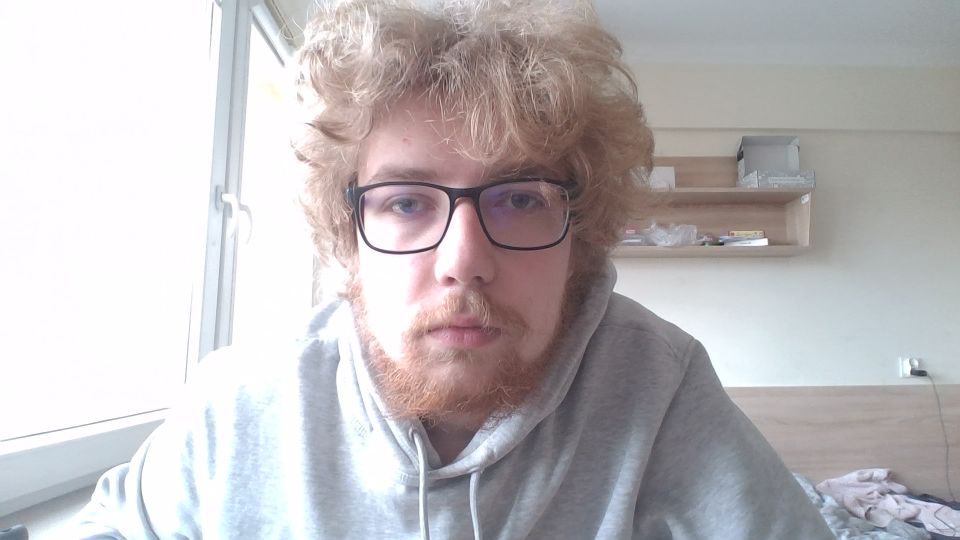
#> input picture Python/Face ID/known_face.jpg, 1920 x 1080 px, given in place of the camera (shown at 1/2 size)
$ python main.py
#> lines starting #> are read from the running program, lines starting #| are printed output that depends on the picture; after the words box and inside, x2 and y2 are one past the last pixel; in counts of white or black regions, pixels touching at a corner belong together
import json
import cv2

# Load pre-trained Haar cascade classifiers for face and smile detection
face_cascade = cv2.CascadeClassifier(cv2.data.haarcascades + 'haarcascade_frontalface_default.xml')
smile_cascade = cv2.CascadeClassifier(cv2.data.haarcascades + 'haarcascade_smile.xml')

# Initialize webcam
cap = cv2.VideoCapture(0)
if not cap.isOpened():
    print("Camera not found")
    exit()

# Initialize previous frame for motion detection
prev_frame = None
motion_detection_value = 10000

# Smile detection stabilization counters
smile_counter = 0
no_smile_counter = 0
threshold = 5

# Last known detection states
last_smile_status = None
last_move_status = None
last_saved_detection_info = {}


def save_detection_data(data, filename="detection_data.json"):
    """
    Save the detection result dictionary to a JSON file.

    Args:
        data (dict): A dictionary containing detection status.
        filename (str): File path to save the detection results.
    """
    try:
        with open(filename, "w") as f:
            json.dump(data, f)
    except Exception as e:
        print("Error writing to file:", e)


while True:
    ret, frame = cap.read()
#> frame is the input picture: shape (1080, 1920, 3); mean B, G, R 186.2, 184, 188.4
    if not ret:
        break

    frame = cv2.resize(frame, (640, 480))
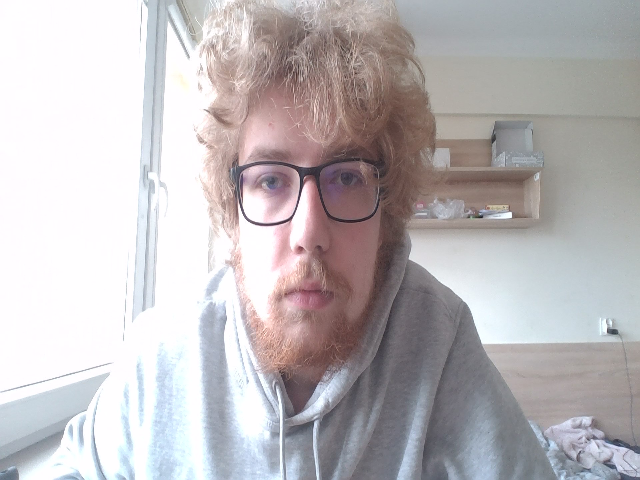
#> frame: shape (480, 640, 3); mean B, G, R 186.2, 184, 188.4
    gray = cv2.cvtColor(frame, cv2.COLOR_BGR2GRAY)
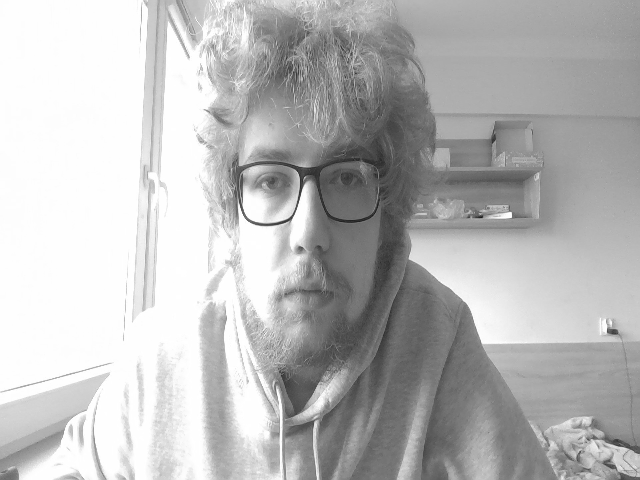
#> gray: shape (480, 640); min 26, max 255, mean 185.6

    # Apply CLAHE to enhance contrast
    clahe = cv2.createCLAHE(clipLimit=2.0, tileGridSize=(8, 8))
    gray = clahe.apply(gray)
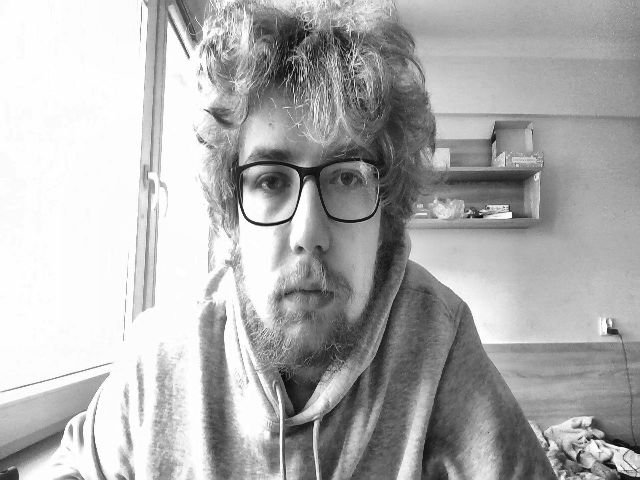
#> gray: shape (480, 640); min 9, max 255, mean 175.7

    detection_info = {
        "face_detected": False,
        "smile_detected": False,
        "movement_detected": False
    }

    # Face detection with adjusted parameters
    faces = face_cascade.detectMultiScale(gray, scaleFactor=1.05, minNeighbors=3, minSize=(80, 80))
#> faces = [[392, 184, 106, 106]]
    if len(faces) == 0:
        smile_counter = 0
        no_smile_counter = 0
        if last_smile_status != "no_face":
            print("No face detected")
            last_smile_status = "no_face"
    else:
        detection_info["face_detected"] = True
        for (x, y, w, h) in faces:
            cv2.rectangle(frame, (x, y), (x + w, y + h), (255, 0, 0), 2)
            roi_gray = gray[y:y + h, x:x + w]

            # Smile detection within face region
            smiles = smile_cascade.detectMultiScale(roi_gray, scaleFactor=1.5, minNeighbors=15, minSize=(25, 25))
            if len(smiles) > 0:
                no_smile_counter = 0
                if smile_counter < threshold:
                    smile_counter += 1

                if smile_counter >= threshold:
                    detection_info["smile_detected"] = True
                    if last_smile_status != "smile":
                        print("Smile detected")
                        last_smile_status = "smile"
            else:
                smile_counter = 0
                if no_smile_counter < threshold:
                    no_smile_counter += 1

                if no_smile_counter >= threshold and last_smile_status != "no_smile":
                    detection_info["smile_detected"] = False
                    print("Smile not detected")
                    last_smile_status = "no_smile"
            break  # Only process first detected face
#> this loop made 1 pass
#> (x, y, w, h, smile_counter, no_smile_counter) on pass 1: (392, 184, 106, 106, 0, 1)
#> pass 1, `roi_gray = gray[y:y + h, x:x + w]`:
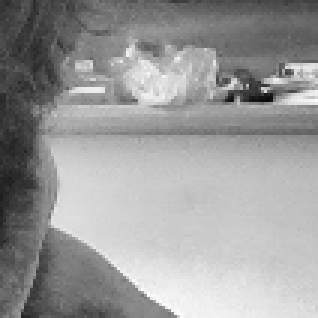
#> roi_gray: shape (106, 106) (shown 3 times larger); min 9, max 254, mean 154.4
#> after the loop:
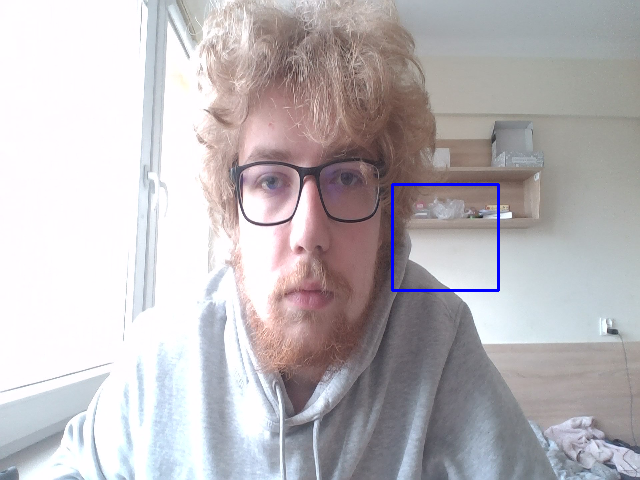
#> frame: shape (480, 640, 3); 0.41% of pixels changed, all inside (x1, y1, x2, y2) = (391, 183, 500, 292)
#> after the loop, detection_info = {'face_detected': True, 'smile_detected': False, 'movement_detected': False}

    # Motion detection in lower half of frame
    roi_move = gray[240:480, :]
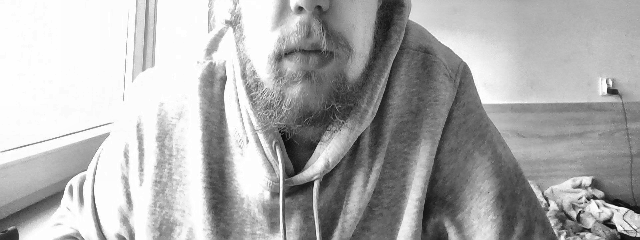
#> roi_move: shape (240, 640); min 10, max 255, mean 173.8
    if prev_frame is not None:
        prev_roi_move = prev_frame[240:480, :]
        frame_diff = cv2.absdiff(prev_roi_move, roi_move)
        thresh_img = cv2.threshold(frame_diff, 25, 255, cv2.THRESH_BINARY)[1]
        non_zero_count = cv2.countNonZero(thresh_img)

        cv2.putText(frame, f"Motion: {non_zero_count}", (10, 450),
                    cv2.FONT_HERSHEY_SIMPLEX, 0.7, (0, 255, 0), 2)

        if non_zero_count > motion_detection_value:
            detection_info["movement_detected"] = True
            if last_move_status != "movement":
                print("Movement detected")
                last_move_status = "movement"
        else:
            last_move_status = "none"

    prev_frame = gray.copy()

    # Save detection data only when values change
    if detection_info != last_saved_detection_info:
        save_detection_data(detection_info)
        last_saved_detection_info = detection_info.copy()
#> last_saved_detection_info has the same summary as detection_info

    cv2.imshow("Face, facial expression and movement detection", frame)

    if cv2.waitKey(1) & 0xFF == ord('q'):
#> (key q is pressed here)
        break

cap.release()
cv2.destroyAllWindows()
